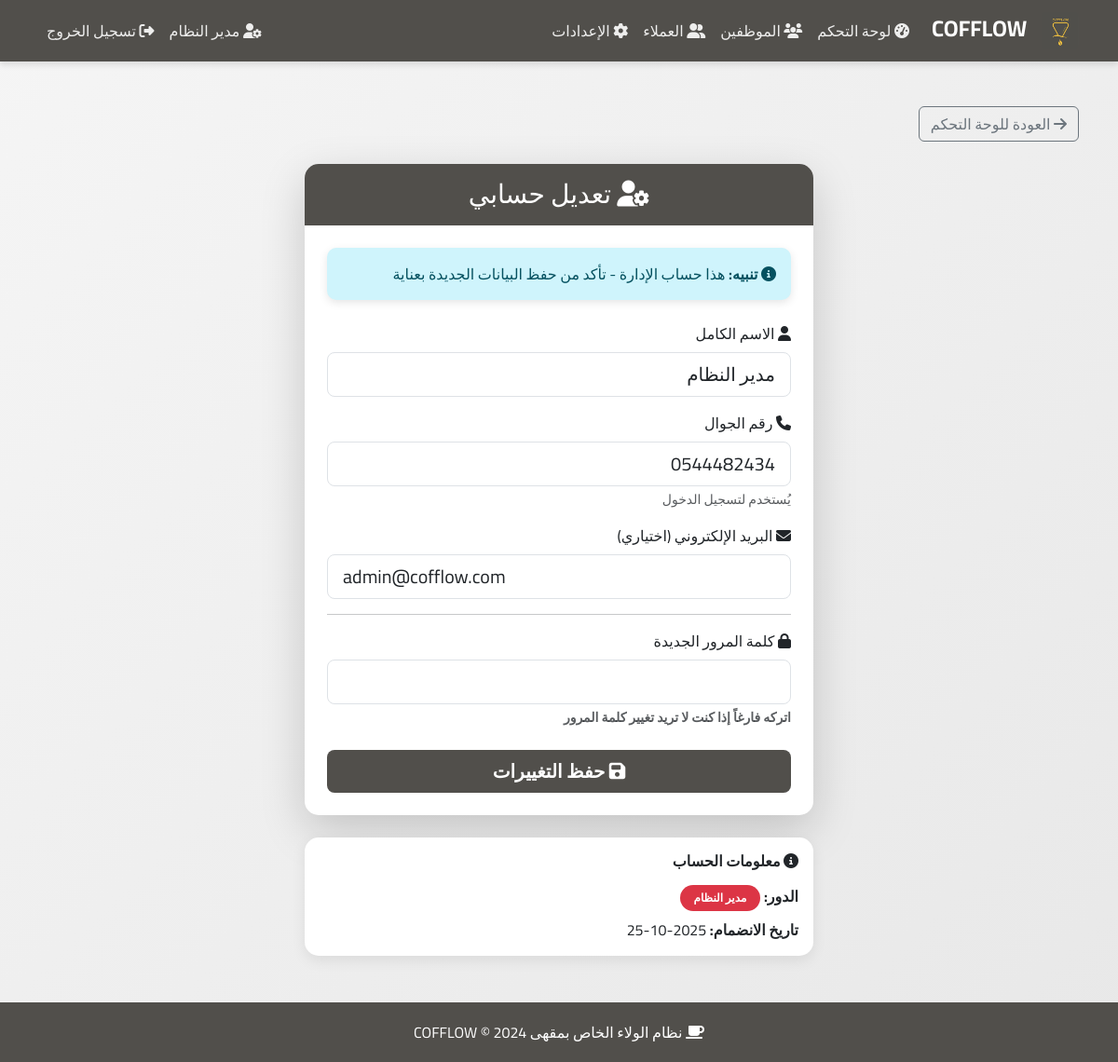
/admin/profile (signed in), run on the app's committed database.
### models.py (models this page shows, shortened)
class Settings(db.Model):
    __tablename__ = 'settings'
    id = db.Column(db.Integer, primary_key=True)
    cups_required = db.Column(db.Integer, default=6)  # عدد الأكواب المطلوبة للحصول على كوب مجاني
    logo_path = db.Column(db.String(255), nullable=True)
    primary_color = db.Column(db.String(7), default='#8B4513')  # لون بني للقهوة
    secondary_color = db.Column(db.String(7), default='#D2691E')
    updated_at = db.Column(db.DateTime, default=datetime.utcnow, onupdate=datetime.utcnow)

class User(UserMixin, db.Model):
    __tablename__ = 'users'
    id = db.Column(db.Integer, primary_key=True)
    name = db.Column(db.String(100), nullable=False)
    phone = db.Column(db.String(20), unique=True, nullable=False)
    email = db.Column(db.String(120), unique=True, nullable=True)
    password_hash = db.Column(db.String(255), nullable=False)
    role = db.Column(db.String(20), nullable=False)  # 'admin', 'employee', 'customer'
    cups_count = db.Column(db.Integer, default=0)  # للعملاء فقط
    created_at = db.Column(db.DateTime, default=datetime.utcnow)
    coupons = db.relationship('Coupon', backref='customer', lazy=True, foreign_keys='Coupon.customer_id')
    transactions = db.relationship('Transaction', backref='customer', lazy=True, foreign_keys='Transaction.customer_id')

### app.py (the view, shortened to what this page needs)
@app.route('/admin/profile', methods=['GET', 'POST'])
@login_required
@role_required('admin')
def admin_profile():
    return render_template('admin/profile.html')

### app.py (called while the page is built)
@login_manager.user_loader
def load_user(user_id):
    return User.query.get(int(user_id))

@app.context_processor
def inject_settings():
    settings = Settings.query.first()
    lang = session.get('lang', 'ar')
    translations = get_all_translations(lang)
    return dict(settings=settings, lang=lang, t=translations)

def role_required(role):
    def decorator(f):
        @wraps(f)
        def decorated_function(*args, **kwargs):
            if not current_user.is_authenticated or current_user.role != role:
                flash('ليس لديك صلاحية للوصول إلى هذه الصفحة', 'danger')
                return redirect(url_for('index'))
            return f(*args, **kwargs)
        return decorated_function
    return decorator

@app.before_request
def make_session_permanent():
    if current_user.is_authenticated:
        session.permanent = True

### translations.py (called while the page is built)
def get_all_translations(lang):
    return TRANSLATIONS.get(lang, TRANSLATIONS['ar'])

### templates/admin/profile.html (shortened to what this page needs)
{% extends "base.html" %}
{% block content %}
<div class="mb-4">
    <a href="{{ url_for('admin_dashboard') }}" class="btn btn-outline-secondary">
        <i class="fas fa-arrow-right"></i> العودة للوحة التحكم
    </a>
</div>
<div class="row justify-content-center">
    <div class="col-md-6">
        <div class="card shadow-lg">
            <div class="card-header text-center">
                <h3 class="mb-0">
                    <i class="fas fa-user-cog"></i> تعديل حسابي
                </h3>
            </div>
            <div class="card-body p-4">
                <div class="alert alert-info mb-4">
                    <i class="fas fa-info-circle"></i>
                    <strong>تنبيه:</strong> هذا حساب الإدارة - تأكد من حفظ البيانات الجديدة بعناية
                </div>
                <form method="POST" action="{{ url_for('admin_profile') }}">
                    <div class="mb-3">
                        <label for="name" class="form-label">
                            <i class="fas fa-user"></i> الاسم الكامل
                        </label>
                        <input type="text" class="form-control form-control-lg" id="name" name="name"
                               value="{{ current_user.name }}" required>
                    </div>
                    <div class="mb-3">
                        <label for="phone" class="form-label">
                            <i class="fas fa-phone"></i> رقم الجوال
                        </label>
                        <input type="text" class="form-control form-control-lg" id="phone" name="phone"
                               value="{{ current_user.phone }}" required>
                        <div class="form-text">يُستخدم لتسجيل الدخول</div>
                    </div>
                    <div class="mb-3">
                        <label for="email" class="form-label">
                            <i class="fas fa-envelope"></i> البريد الإلكتروني (اختياري)
                        </label>
                        <input type="email" class="form-control form-control-lg" id="email" name="email"
                               value="{{ current_user.email or '' }}">
                    </div>
                    <hr>
                    <div class="mb-4">
                        <label for="password" class="form-label">
                            <i class="fas fa-lock"></i> كلمة المرور الجديدة
                        </label>
                        <input type="password" class="form-control form-control-lg" id="password" name="password">
                        <div class="form-text">
                            <strong>اتركه فارغاً إذا كنت لا تريد تغيير كلمة المرور</strong>
                        </div>
                    </div>
                    <button type="submit" class="btn btn-primary btn-lg w-100">
                        <i class="fas fa-save"></i> حفظ التغييرات
                    </button>
                </form>
            </div>
        </div>
        <div class="card mt-4">
            <div class="card-body">
                <h6 class="fw-bold mb-3">
                    <i class="fas fa-info-circle"></i> معلومات الحساب
                </h6>
                <p class="mb-2">
                    <strong>الدور:</strong>
                    <span class="badge bg-danger">مدير النظام</span>
                </p>
                <p class="mb-0">
                    <strong>تاريخ الانضمام:</strong>
                    {{ current_user.created_at.strftime('%Y-%m-%d') }}
                </p>
            </div>
        </div>
    </div>
</div>
{% endblock %}

### templates/base.html (shortened to what this page needs)
<!DOCTYPE html>
<html lang="ar" dir="rtl">
<head>
    <link href="https://cdn.jsdelivr.net/npm/bootstrap@5.3.0/dist/css/bootstrap.rtl.min.css" rel="stylesheet">
    <link rel="stylesheet" href="https://cdnjs.cloudflare.com/ajax/libs/font-awesome/6.4.0/css/all.min.css">
</head>
<body>
    <nav class="navbar navbar-expand-lg navbar-dark sticky-top">
        <div class="container">
            <a class="navbar-brand" href="{{ url_for('index') }}">
                {% if settings and settings.logo_path %}
                    <img src="{{ url_for('static', filename='uploads/' + settings.logo_path) }}"
                         alt="Logo" style="height: 40px; margin-left: 10px; border-radius: 5px;">
                {% else %}
                    <i class="fas fa-coffee"></i>
                {% endif %}
                COFFLOW
            </a>
            <div class="collapse navbar-collapse" id="navbarNav">
                <ul class="navbar-nav me-auto">
                    {% if current_user.is_authenticated %}
                        {% if current_user.role == 'admin' %}
                            <li class="nav-item">
                                <a class="nav-link" href="{{ url_for('admin_dashboard') }}">
                                    <i class="fas fa-tachometer-alt"></i> لوحة التحكم
                                </a>
                            </li>
                            <li class="nav-item">
                                <a class="nav-link" href="{{ url_for('admin_employees') }}">
                                    <i class="fas fa-users"></i> الموظفين
                                </a>
                            </li>
                            <li class="nav-item">
                                <a class="nav-link" href="{{ url_for('admin_customers') }}">
                                    <i class="fas fa-user-friends"></i> العملاء
                                </a>
                            </li>
                            <li class="nav-item">
                                <a class="nav-link" href="{{ url_for('admin_settings') }}">
                                    <i class="fas fa-cog"></i> الإعدادات
                                </a>
                            </li>
                        {% endif %}
                    {% endif %}
                </ul>
                <ul class="navbar-nav">
                    {% if current_user.is_authenticated %}
                        {% if current_user.role == 'admin' %}
                        <li class="nav-item">
                            <a class="nav-link" href="{{ url_for('admin_profile') }}">
                                <i class="fas fa-user-cog"></i> {{ current_user.name }}
                            </a>
                        </li>
                        {% else %}
                        <li class="nav-item">
                            <span class="nav-link">
                                <i class="fas fa-user"></i> {{ current_user.name }}
                            </span>
                        </li>
                        {% endif %}
                        <li class="nav-item">
                            <a class="nav-link" href="{{ url_for('logout') }}">
                                <i class="fas fa-sign-out-alt"></i> تسجيل الخروج
                            </a>
                        </li>
                    {% endif %}
                </ul>
            </div>
        </div>
    </nav>
    <main class="container my-5">
        {% block content %}{% endblock %}
    </main>
    <footer class="footer text-center">
        <div class="container">
            <p class="mb-0">
                <i class="fas fa-coffee"></i>
                نظام الولاء الخاص بمقهى COFFLOW &copy; 2024
            </p>
        </div>
    </footer>
</body>
</html>

### data on the page
Settings: logo_path (picture)
User: name "مدير النظام", phone "0544482434", email "admin@cofflow.com", created_at "2025-10-25"
